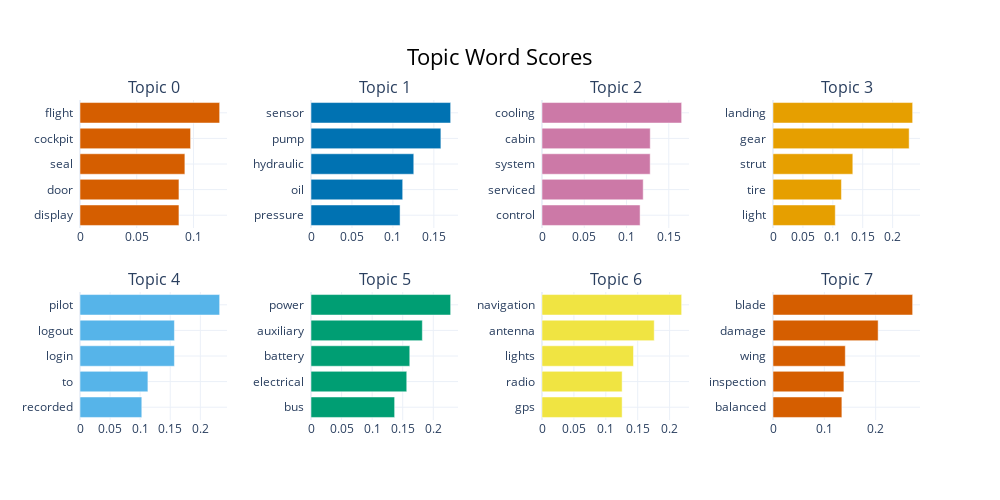

Write notebook code for a chart like this one.
### Code cell
topic_model.visualize_barchart()

### Figure 1 — Plotly figure (JSON) as saved in the notebook; plotly's stock layout.template omitted (floating-point values rounded to 4 significant figures)
{"data": [{"marker": {"color": "#D55E00"}, "orientation": "h", "type": "bar", "x": [0.08719, 0.08719, 0.09242, 0.09744, 0.1231], "xaxis": "x", "y": ["display  ", "door  ", "seal  ", "cockpit  ", "flight  "], "yaxis": "y"}, {"marker": {"color": "#0072B2"}, "orientation": "h", "type": "bar", "x": [0.1087, 0.112, 0.1255, 0.1586, 0.1705], "xaxis": "x2", "y": ["pressure  ", "oil  ", "hydraulic  ", "pump  ", "sensor  "], "yaxis": "y2"}, {"marker": {"color": "#CC79A7"}, "orientation": "h", "type": "bar", "x": [0.1161, 0.1198, 0.128, 0.1281, 0.1653], "xaxis": "x3", "y": ["control  ", "serviced  ", "system  ", "cabin  ", "cooling  "], "yaxis": "y3"}, {"marker": {"color": "#E69F00"}, "orientation": "h", "type": "bar", "x": [0.1041, 0.1144, 0.1334, 0.2276, 0.2334], "xaxis": "x4", "y": ["light  ", "tire  ", "strut  ", "gear  ", "landing  "], "yaxis": "y4"}, {"marker": {"color": "#56B4E9"}, "orientation": "h", "type": "bar", "x": [0.1027, 0.1129, 0.1569, 0.1569, 0.2321], "xaxis": "x5", "y": ["recorded  ", "to  ", "login  ", "logout  ", "pilot  "], "yaxis": "y5"}, {"marker": {"color": "#009E73"}, "orientation": "h", "type": "bar", "x": [0.1368, 0.1566, 0.1615, 0.1821, 0.2284], "xaxis": "x6", "y": ["bus  ", "electrical  ", "battery  ", "auxiliary  ", "power  "], "yaxis": "y6"}, {"marker": {"color": "#F0E442"}, "orientation": "h", "type": "bar", "x": [0.1256, 0.1256, 0.1434, 0.1759, 0.2189], "xaxis": "x7", "y": ["gps  ", "radio  ", "lights  ", "antenna  ", "navigation  "], "yaxis": "y7"}, {"marker": {"color": "#D55E00"}, "orientation": "h", "type": "bar", "x": [0.1342, 0.1381, 0.1408, 0.2048, 0.272], "xaxis": "x8", "y": ["balanced  ", "inspection  ", "wing  ", "damage  ", "blade  "], "yaxis": "y8"}], "layout": {"annotations": [{"font": {"size": 16}, "showarrow": false, "text": "Topic 0", "x": 0.0875, "xanchor": "center", "xref": "paper", "y": 1, "yanchor": "bottom", "yref": "paper"}, {"font": {"size": 16}, "showarrow": false, "text": "Topic 1", "x": 0.3625, "xanchor": "center", "xref": "paper", "y": 1, "yanchor": "bottom", "yref": "paper"}, {"font": {"size": 16}, "showarrow": false, "text": "Topic 2", "x": 0.6375, "xanchor": "center", "xref": "paper", "y": 1, "yanchor": "bottom", "yref": "paper"}, {"font": {"size": 16}, "showarrow": false, "text": "Topic 3", "x": 0.9125, "xanchor": "center", "xref": "paper", "y": 1, "yanchor": "bottom", "yref": "paper"}, {"font": {"size": 16}, "showarrow": false, "text": "Topic 4", "x": 0.0875, "xanchor": "center", "xref": "paper", "y": 0.4, "yanchor": "bottom", "yref": "paper"}, {"font": {"size": 16}, "showarrow": false, "text": "Topic 5", "x": 0.3625, "xanchor": "center", "xref": "paper", "y": 0.4, "yanchor": "bottom", "yref": "paper"}, {"font": {"size": 16}, "showarrow": false, "text": "Topic 6", "x": 0.6375, "xanchor": "center", "xref": "paper", "y": 0.4, "yanchor": "bottom", "yref": "paper"}, {"font": {"size": 16}, "showarrow": false, "text": "Topic 7", "x": 0.9125, "xanchor": "center", "xref": "paper", "y": 0.4, "yanchor": "bottom", "yref": "paper"}], "height": 500, "hoverlabel": {"bgcolor": "white", "font": {"family": "Rockwell", "size": 16}}, "showlegend": false, "title": {"font": {"color": "Black", "size": 22}, "text": "Topic Word Scores", "x": 0.5, "xanchor": "center", "yanchor": "top"}, "width": 1000, "xaxis": {"anchor": "y", "domain": [0, 0.175], "showgrid": true}, "xaxis2": {"anchor": "y2", "domain": [0.275, 0.45], "showgrid": true}, "xaxis3": {"anchor": "y3", "domain": [0.55, 0.725], "showgrid": true}, "xaxis4": {"anchor": "y4", "domain": [0.825, 1], "showgrid": true}, "xaxis5": {"anchor": "y5", "domain": [0, 0.175], "showgrid": true}, "xaxis6": {"anchor": "y6", "domain": [0.275, 0.45], "showgrid": true}, "xaxis7": {"anchor": "y7", "domain": [0.55, 0.725], "showgrid": true}, "xaxis8": {"anchor": "y8", "domain": [0.825, 1], "showgrid": true}, "yaxis": {"anchor": "x", "domain": [0.6, 1], "showgrid": true}, "yaxis2": {"anchor": "x2", "domain": [0.6, 1], "showgrid": true}, "yaxis3": {"anchor": "x3", "domain": [0.6, 1], "showgrid": true}, "yaxis4": {"anchor": "x4", "domain": [0.6, 1], "showgrid": true}, "yaxis5": {"anchor": "x5", "domain": [0, 0.4], "showgrid": true}, "yaxis6": {"anchor": "x6", "domain": [0, 0.4], "showgrid": true}, "yaxis7": {"anchor": "x7", "domain": [0, 0.4], "showgrid": true}, "yaxis8": {"anchor": "x8", "domain": [0, 0.4], "showgrid": true}}}
